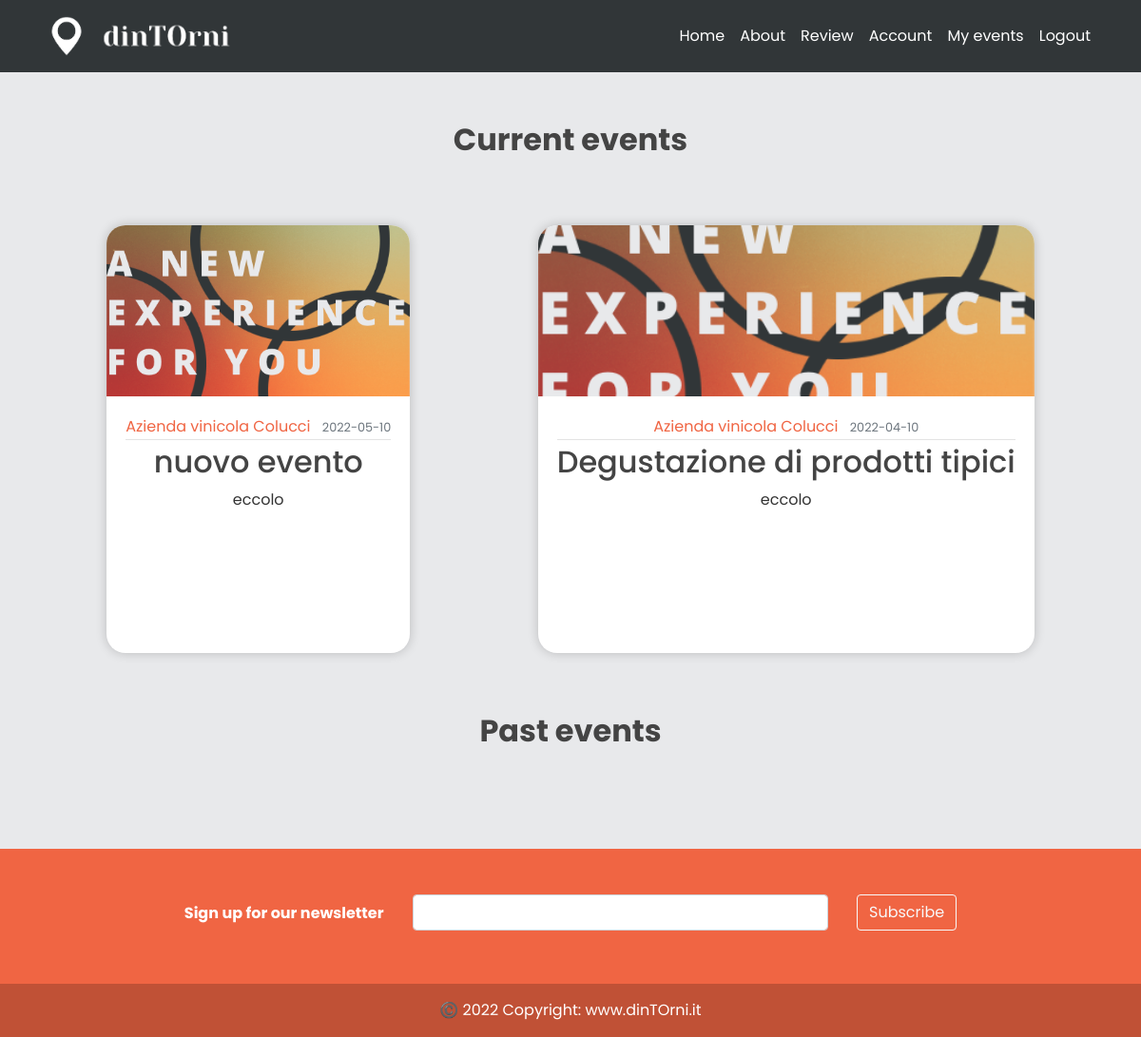
Before: /user/events_joined (signed in) with the older database file.
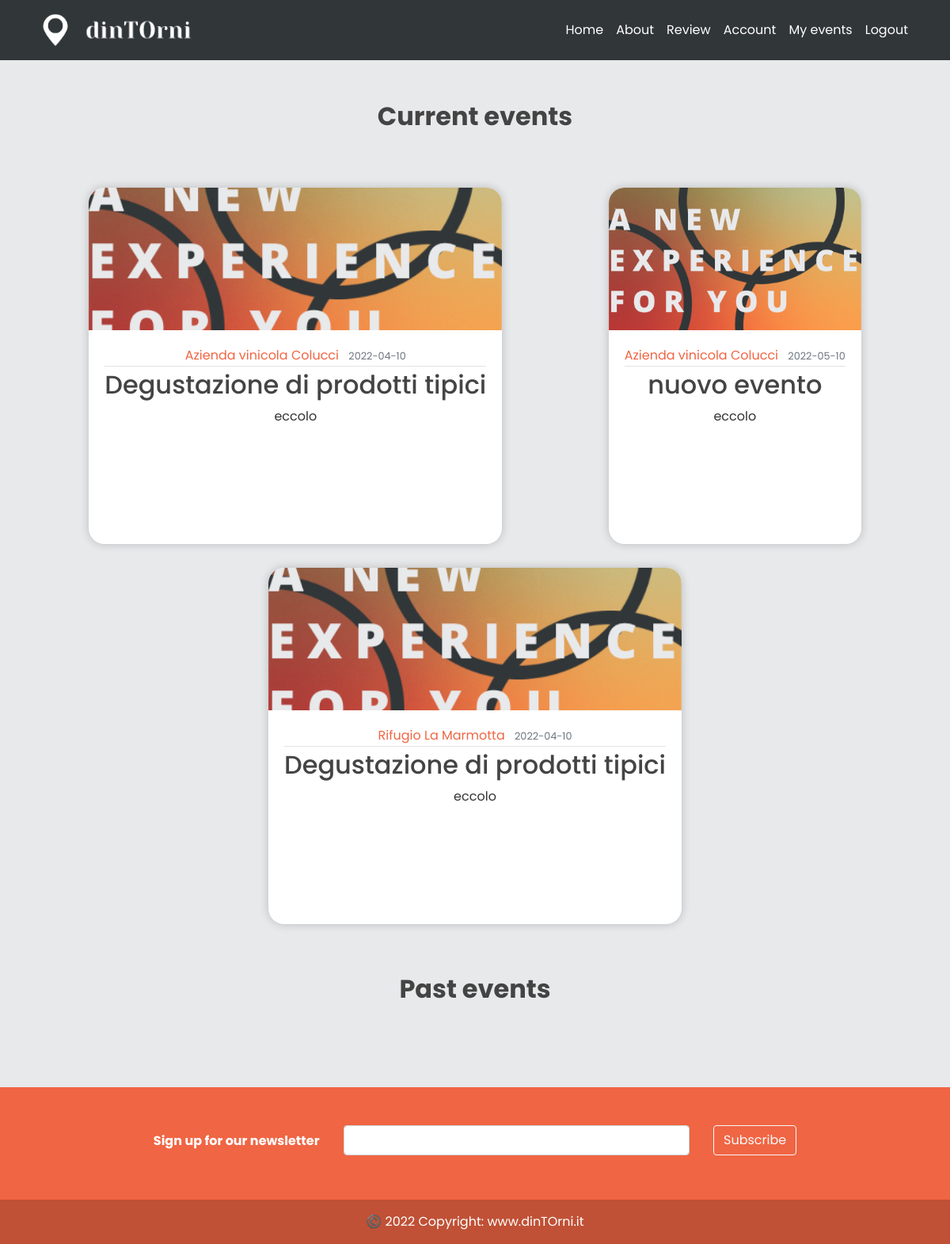
After: the same page with the newer database file.
### models.py (models this page shows, shortened)
class Event(db.Model):
    id = db.Column(db.Integer, primary_key=True)
    title = db.Column(db.String(100), nullable=False)
    date_event = db.Column(db.Date, nullable=False)
    location = db.Column(db.Text, default='eccolo', nullable=False)
    price = db.Column(db.Float, default=1, nullable = True)
    equipment = db.Column(db.Text, default='eccolo', nullable=True)
    min_users = db.Column(db.Integer, default=2, nullable=True)
    date_posted = db.Column(db.DateTime,
                            default=datetime.utcnow())  # default è listante corrente in cui posto
    content = db.Column(db.Text, default='eccolo', nullable=False)
    weaknesses = db.Column(db.Text, default='eccolo', nullable=True)
    image_event1 = db.Column(db.String(20), nullable=False, default='default.jpg')
    image_event2 = db.Column(db.String(20), nullable=False, default='default.jpg')
    image_event3 = db.Column(db.String(20), nullable=False, default='default.jpg')
    business_id = db.Column(db.Integer, db.ForeignKey('business.id'))  # db integer, è una chiave devo specificare la relazi

class User(db.Model, UserMixin):
    _tablename__ = 'user'
    id = db.Column(db.Integer, primary_key=True)
    email = db.Column(db.String(120), unique=True, nullable=False)
    image_file = db.Column(db.String(20), nullable=False, default='default.jpg')
    password = db.Column(db.String(60), nullable=False)
    telephone = db.Column(db.Integer(), nullable=False)
    type= db.Column(db.String(20))
    __mapper_args__={
        'polymorphic_identity': 'user',
        'polymorphic_on': type
    }

class Business(User, db.Model):
    _tablename__ = 'business'
    id = db.Column(db.Integer, db.ForeignKey('user.id'), primary_key=True)
    name = db.Column(db.String(20), unique=True, nullable=False)
    vat_number = db.Column(db.Integer())#rimettere i nullable
    city = db.Column(db.String(20))
    address = db.Column(db.String(30))
    events = db.relationship('Event', backref='creator', lazy=True)
    link_facebook = db.Column(db.String())
    link_instagram = db.Column(db.String())
    link_twitter = db.Column(db.String())
    link_website = db.Column(db.String())
    __mapper_args__ = {
        'polymorphic_identity': 'business',
    }

### app/users/routes.py (the view)
@users.route("/user/events_joined")
@login_required
def user_events():
    page = request.args.get('page', 1, type=int)
    jevents = JoinEvent.query.filter_by(user_id= current_user.id).all()
    events = []
    for e in jevents:
        ev = Event.query.filter_by(id = e.event_id).first()
        if ev:
            if ev.date_event > datetime.today().date():
                events.append(ev)
    events_already_done = []
    for e in jevents:
        ev = Event.query.filter_by(id=e.event_id).first()
        if ev:
            if ev.date_event < datetime.today().date():
                events_already_done.append(ev)
    return render_template('user_events.html', user=current_user, events = events, events_already_done=events_already_done)

### models.py (called while the page is built)
@login_manager.user_loader
def load_user(email):
    user = User.query.get(email)
    return user

### app/templates/user_events.html (shortened to what this page needs)
{% extends "layout.html" %}
{% block content %}
    <div class="container">
    <div class="row text-center justify-content-center mb-5">
        <div class="col-xl-6 col-lg-8 pt-5">
            <h2 class="font-weight-bold">Current events</h2>
        </div>
    </div>
    </div>
    {% if events.total!=0 %}
     <section>
        <div class="container">
            <div class="row justify-content-around">
                    {% for event in events %}
                        <div class="card" id="card_home" style="margin: 15px;">
                            <img class="card-img-top" style="width: 100%; height: 15vw; object-fit: cover;" src="{{ url_for('static', filename='profile_pics/' + event.image_event1) }}">
                            <div class="card-body align-center">
                                <div class="article-metadata">
                                    <a class="mr-2" href="{{ url_for('users.business_events', name=event.creator.name) }}">{{ event.creator.name }}</a>
                                    <small class="text-muted">{{ event.date_event.strftime('%Y-%m-%d') }}</small>
                                </div>
                                <h2><a class="article-title" href="{{ url_for('events.update_event', event_id=event.id) }}">{{ event.title }}</a></h2>
                                <p class="article-content">{{ event.content }}</p>
                            </div>
                        </div>
                    {% endfor %}
            </div>
        </div>
    </section>
    {% endif %}
<div class="container">
    <div class="row text-center justify-content-center mb-5">
        <div class="col-xl-6 col-lg-8 pt-5">
            <h2 class="font-weight-bold">Past events</h2>
        </div>
    </div>
</div>
{% if events_already_done.total!=0 %}
    <section>
        <div class="container pb-5">
        </div>
    </section>
{% endif %}
{% endblock content %}

### app/templates/layout.html (shortened to what this page needs)
<!DOCTYPE html>
<html>
<head>
    <link rel="stylesheet" href="https://maxcdn.bootstrapcdn.com/bootstrap/4.0.0/css/bootstrap.min.css">
    <link rel="stylesheet" type="text/css" href="{{ url_for('static', filename='main.css') }}">
    <link rel='stylesheet' href='https://cdnjs.cloudflare.com/ajax/libs/font-awesome/5.15.1/css/all.min.css'>
</head>
<body style="background-color: #E8E9EB;" >
    <header class="site-header">
      <nav class="navbar navbar-expand-md navbar-light text-color:white fixed-top" style="background-color:#313638;">
        <div class="container">
          <a class="navbar-brand mr-4 text-white" href="/">
              <img style="max-width:50px;" src="{{ url_for('static', filename='img/' + 'icon_w.png') }}">
              <img style="max-width:150px;" src="{{ url_for('static', filename='img/' + 'nome_w_nobg.png') }}">
          </a>
          <div class="collapse navbar-collapse" id="navbarToggle">
            <div class="navbar-nav ml-auto ms-auto">
                <a class="nav-item nav-link text-white" href="{{ url_for('main.home') }}">Home</a>
                <a class="nav-item nav-link text-white" href="{{ url_for('main.about') }}">About</a>
                {%  if current_user.is_authenticated %}
                        {%  if current_user.username != null %}
                            <a class="nav-item nav-link text-white" href="{{ url_for('posts.new_post') }}">Review</a>
                            <a class="nav-item nav-link text-white" href="{{ url_for('users.account') }}">Account</a>
                            <a class="nav-item nav-link text-white" href="{{ url_for('users.user_events') }}">My events</a>
                        {%  else %}
                            <a class="nav-item nav-link text-white" href="{{ url_for('events.new_event') }}">New event</a>
                            <a class="nav-item nav-link text-white" href="{{ url_for('users.account_business') }}">Account</a>
                            <a class="nav-item nav-link text-white" href="{{ url_for('users.events_created') }}">My events</a>
                        {% endif %}
                {% endif %}
            {%  if current_user.is_authenticated %}
                <a class="nav-item nav-link text-white " href="{{ url_for('users.logout') }}">Logout</a>
            {% else %}
                 <a class="nav-item nav-link text-white" href="{{ url_for('users.login') }}">Login</a>
                <a class="nav-item nav-link text-white"  href="{{ url_for('users.general') }}">Registration</a>
            {% endif %}
               </div>
          </div>
        </div>
      </nav>
    </header>
    <main role="main" class="container" >
      <div class="row">
        <div class="col-lg-12">
          {% block content %}{% endblock %}
        </div>
      </div>
    </main>
<footer class="text-center text-white" style="background-color: #F06543;">
  <div class="container p-4 pb-0" style="">
    <section class="mt-2 mb-0 pt-2 pb-2">
      <form action="">
        <div class="row d-flex mt-1 pt-1 mb-0 justify-content-center" style="margin-top: 10px; margin-bottom: 10px">
          <div class="col-auto">
            <p class="pt-2">
              <strong>Sign up for our newsletter</strong>
            </p>
          </div>
          <div class="col-md-5 col-12">
            <div class="form-outline form-white mb-4">
              <input type="email" id="form5Example29" class="form-control" />
            </div>
          </div>
          <div class="col-auto">
            <button type="submit" class="btn btn-outline-light mb-4">
              Subscribe
            </button>
          </div>
        </div>
      </form>
    </section>
  </div>
  <div class="text-center p-3" style="background-color: rgba(0, 0, 0, 0.2);">
    ©️ 2022 Copyright:
    <a class="text-white" href="{{ url_for('main.home') }}"> www.dinTOrni.it</a>
  </div>
</footer>
</body>
</html>

### app/static/main.css (style rules this page uses)
body { background: #fafafa; color: #333333; margin-top: 5rem; }
h1, h2, h3, h4, h5, h6 { color: #444444; }
.site-header .navbar-nav .nav-link { color: #cbd5db; }
.article-title { color: #444444; }
.article-content { white-space: pre-line; }
.article-metadata { padding-bottom: 1px; margin-bottom: 4px; border-bottom: 1px solid #e3e3e3 }
.card { border: none; transition: all 500ms cubic-bezier(0.19, 1, 0.22, 1); overflow: hidden; border-radius: 20px; min-height: 450px; box-shadow: 0 0 12px 0 rgba(0, 0, 0, 0.2); }
.card .card-body { transition: all 500ms cubic-bezier(0.19, 1, 0.22, 1); }
.align-center { text-align: center; }
img { border: 0; }
img { max-width: 100%; }
img { vertical-align: middle; border-style: none; }
*, body { font-family: "Poppins", sans-serif; }
a { color: #F06543; }
.pt-5 { padding-top: 3rem !important; }
.text-center { text-align: center !important; }

Changed rows visible on the page:
changed Event (number 1 of 3 on the later page): moves up the list
now on this page (row edited): Event: image_event1 (placeholder picture), creator.name "Rifugio La Marmotta", date_event "2022-04-10", title "Degustazione di prodotti tipici", content "eccolo"
